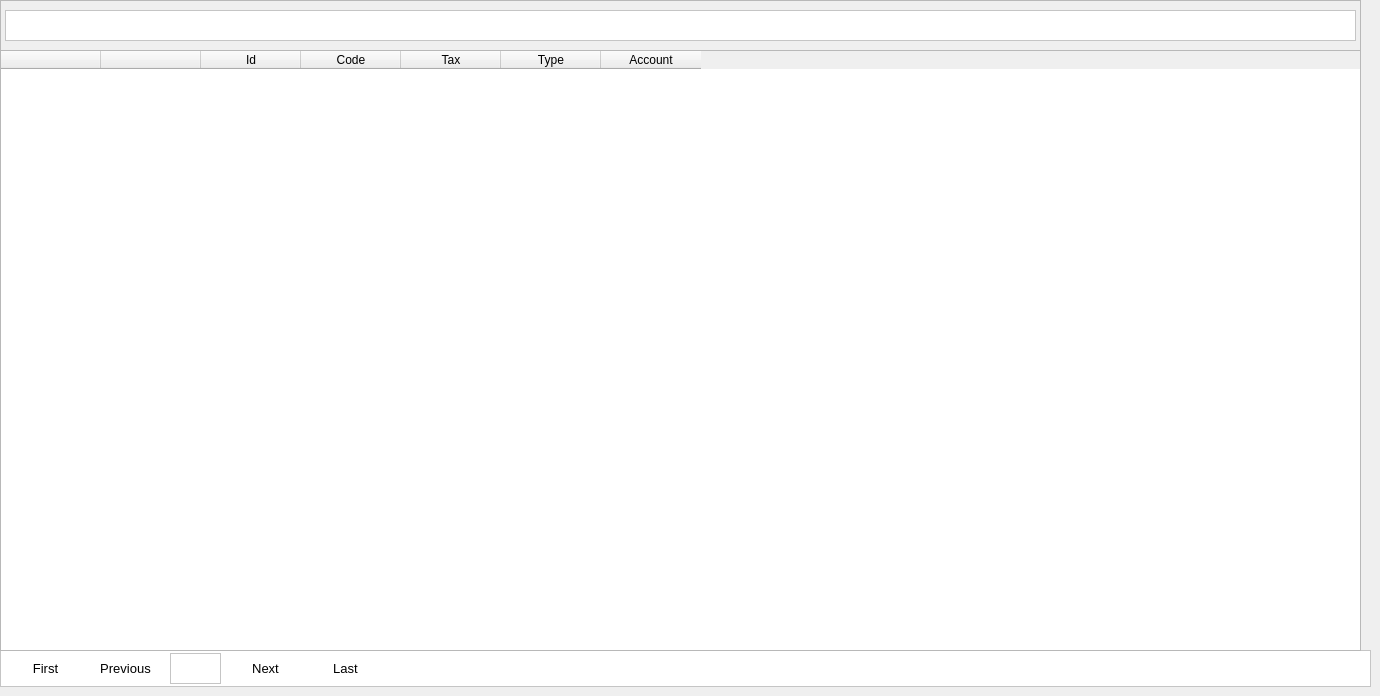
    <widget class="QWidget" name="tabTax">
     <attribute name="title">
      <string>Tax</string>
     </attribute>
     <widget class="QFrame" name="frame_9">
      <property name="geometry">
       <rect>
        <x>0</x>
        <y>650</y>
        <width>1371</width>
        <height>37</height>
       </rect>
      </property>
      <property name="styleSheet">
       <string notr="true">background-color: rgb(255, 255, 255);
color: rgb(255, 255, 255);</string>
      </property>
      <property name="frameShape">
       <enum>QFrame::StyledPanel</enum>
      </property>
      <property name="frameShadow">
       <enum>QFrame::Raised</enum>
      </property>
      <widget class="QPushButton" name="pushButtonTaxFirst">
       <property name="geometry">
        <rect>
         <x>10</x>
         <y>0</y>
         <width>71</width>
         <height>37</height>
        </rect>
       </property>
       <property name="font">
        <font>
         <family>Segoe UI</family>
         <pointsize>10</pointsize>
        </font>
       </property>
       <property name="styleSheet">
        <string notr="true">color: rgb(0, 0, 0);</string>
       </property>
       <property name="text">
        <string>First</string>
       </property>
       <property name="flat">
        <bool>true</bool>
       </property>
      </widget>
      <widget class="QPushButton" name="pushButtonTaxPrevious">
       <property name="geometry">
        <rect>
         <x>90</x>
         <y>0</y>
         <width>71</width>
         <height>37</height>
        </rect>
       </property>
       <property name="font">
        <font>
         <family>Segoe UI</family>
         <pointsize>10</pointsize>
        </font>
       </property>
       <property name="styleSheet">
        <string notr="true">color: rgb(0, 0, 0);</string>
       </property>
       <property name="text">
        <string>Previous</string>
       </property>
       <property name="flat">
        <bool>true</bool>
       </property>
      </widget>
      <widget class="QPushButton" name="pushButtonTaxNext">
       <property name="geometry">
        <rect>
         <x>230</x>
         <y>0</y>
         <width>71</width>
         <height>37</height>
        </rect>
       </property>
       <property name="font">
        <font>
         <family>Segoe UI</family>
         <pointsize>10</pointsize>
        </font>
       </property>
       <property name="styleSheet">
        <string notr="true">color: rgb(0, 0, 0);</string>
       </property>
       <property name="text">
        <string>Next</string>
       </property>
       <property name="flat">
        <bool>true</bool>
       </property>
      </widget>
      <widget class="QPushButton" name="pushButtonTaxLast">
       <property name="geometry">
        <rect>
         <x>310</x>
         <y>0</y>
         <width>71</width>
         <height>37</height>
        </rect>
       </property>
       <property name="font">
        <font>
         <family>Segoe UI</family>
         <pointsize>10</pointsize>
        </font>
       </property>
       <property name="styleSheet">
        <string notr="true">color: rgb(0, 0, 0);</string>
       </property>
       <property name="text">
        <string>Last</string>
       </property>
       <property name="flat">
        <bool>true</bool>
       </property>
      </widget>
      <widget class="QTextEdit" name="textEditPageTaxNumber">
       <property name="geometry">
        <rect>
         <x>170</x>
         <y>3</y>
         <width>51</width>
         <height>31</height>
        </rect>
       </property>
       <property name="font">
        <font>
         <family>Segoe UI</family>
         <pointsize>10</pointsize>
        </font>
       </property>
       <property name="styleSheet">
        <string notr="true">color: rgb(0, 0, 0);</string>
       </property>
       <property name="readOnly">
        <bool>true</bool>
       </property>
      </widget>
     </widget>
     <widget class="QFrame" name="frame_10">
      <property name="geometry">
       <rect>
        <x>0</x>
        <y>0</y>
        <width>1361</width>
        <height>651</height>
       </rect>
      </property>
      <property name="frameShape">
       <enum>QFrame::StyledPanel</enum>
      </property>
      <property name="frameShadow">
       <enum>QFrame::Raised</enum>
      </property>
      <widget class="QTableWidget" name="tableWidgetTax">
       <property name="geometry">
        <rect>
         <x>0</x>
         <y>50</y>
         <width>1361</width>
         <height>601</height>
        </rect>
       </property>
       <property name="minimumSize">
        <size>
         <width>1361</width>
         <height>0</height>
        </size>
       </property>
       <column>
        <property name="text">
         <string/>
        </property>
       </column>
       <column>
        <property name="text">
         <string/>
        </property>
       </column>
       <column>
        <property name="text">
         <string>Id</string>
        </property>
       </column>
       <column>
        <property name="text">
         <string>Code</string>
        </property>
       </column>
       <column>
        <property name="text">
         <string>Tax</string>
        </property>
       </column>
       <column>
        <property name="text">
         <string>Type</string>
        </property>
       </column>
       <column>
        <property name="text">
         <string>Account</string>
        </property>
       </column>
      </widget>
      <widget class="QTextEdit" name="textEditTaxFilter">
       <property name="geometry">
        <rect>
         <x>5</x>
         <y>10</y>
         <width>1351</width>
         <height>31</height>
        </rect>
       </property>
       <property name="font">
        <font>
         <family>Segoe UI</family>
         <pointsize>10</pointsize>
        </font>
       </property>
       <property name="styleSheet">
        <string notr="true">background-color: rgb(255, 255, 255);
color: rgb(0, 0, 0);</string>
       </property>
      </widget>
     </widget>
    </widget>
